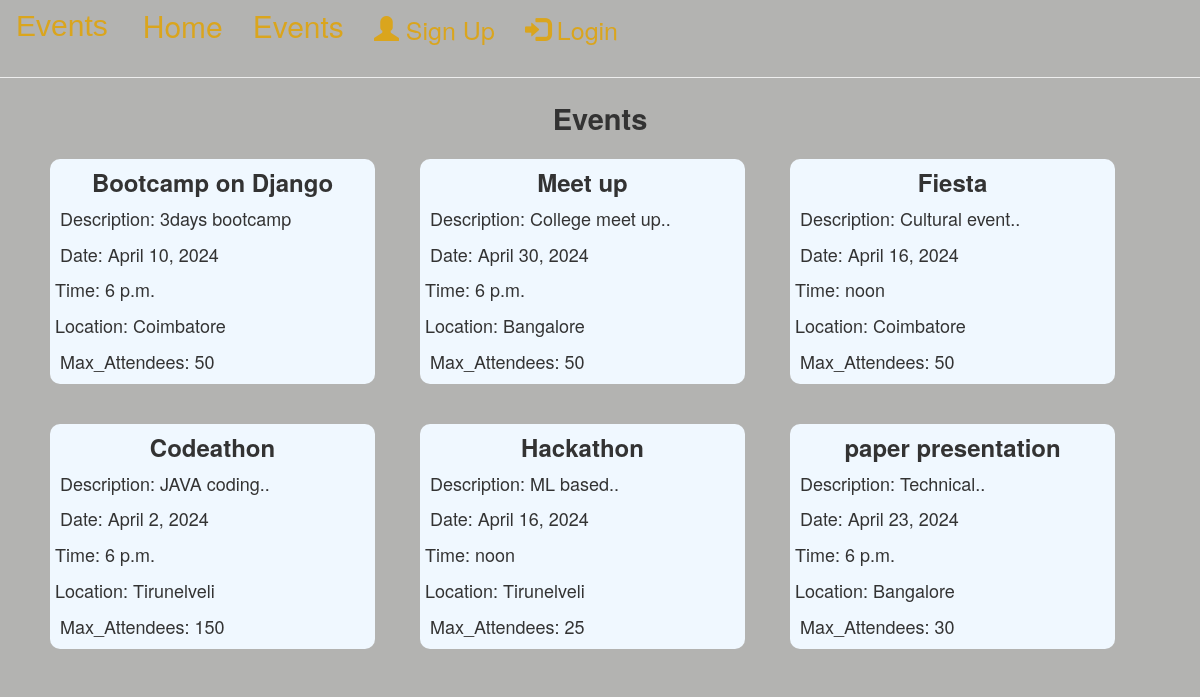
Screenshot of /event/ with the database file from the repository.
### eventapp/models.py (models this page shows, shortened)
class Event(models.Model):
    title=models.CharField(max_length=50)
    desc=models.CharField(max_length=100)
    date=models.DateField()
    time=models.TimeField()
    location=models.CharField(max_length=50)
    attendees=models.IntegerField()

### eventapp/views.py (the view)
# urls.py: path('event/',views.event,name='event'),
def event(request):
    dict_eve={
        'eve':Event.objects.all()
    }
    return render(request,'event.html',dict_eve)

### template/event.html (shortened to what this page needs)
{% extends 'base.html' %}
{%block content%}
<div class="text-center" style="font-size: 29px;font-weight: 600;">Events</div>
<div class="container">
    {% for i in eve%}
<div style="width: 32.5rem; display:inline-block;margin: 20px;background-color: aliceblue;border-radius: 10px;">
    <div class="card-body">
      <h5 class="card text-center" style="font-size: 24px;font-weight: 600;">{{i.title}}</h5>
      <p class="card-text">&nbsp; Description: {{i.desc}}</p>
      <p class="card-date">&nbsp; Date: {{i.date}}</p>
      <p class="card-time">&nbsp;Time: {{i.time}}</p>
      <p class="card-location">&nbsp;Location: {{i.location}}</p>
      <p class="card-attendees">&nbsp; Max_Attendees: {{i.attendees}}</p>
    </div>
  </div>
  {% endfor %}
{% endblock %}

### template/base.html (shortened to what this page needs)
{% load static%}
<!DOCTYPE html>
<html lang="en">
<head>
    <link rel="stylesheet" href="https://maxcdn.bootstrapcdn.com/bootstrap/3.4.1/css/bootstrap.min.css">
    <link href="https://cdnjs.cloudflare.com/ajax/libs/font-awesome/5.15.0/css/all.min.css" rel="stylesheet">
</head>
<body>
    <nav class="navbar navbar-bg-light">
  <div class="container-fluid ">
    <div class="navbar-header ">
      <a class="navbar-brand" style="font-size: 30px;" href="#">Events</a>
    </div>
    <ul class="nav navbar-nav mx-auto ">
      <li class="active"><a style="font-size: 30px;" href="{% url 'index' %}">Home</a></li>
      <li><a href="{% url 'event' %}" style="font-size: 30px;">Events</a></li>
      {% if user.is_authenticated %}
      <li ><a href="{% url 'booking' %}" style="font-size: 30px;">Booking</a></li>
      <li><a href="{% url 'logout' %}" style="font-size: 25px;"><span class="glyphicon glyphicon-log-out"></span> LogOut</a></li>
      </ul>
      <h3>&nbsp; &nbsp; &nbsp; &nbsp; &nbsp; &nbsp; &nbsp; &nbsp; &nbsp; &nbsp; &nbsp; &nbsp; &nbsp; &nbsp; &nbsp; &nbsp; &nbsp; &nbsp; &nbsp; &nbsp; &nbsp; &nbsp; &nbsp; &nbsp; &nbsp; &nbsp; &nbsp; &nbsp; &nbsp; &nbsp; &nbsp; &nbsp; &nbsp; &nbsp; &nbsp; &nbsp; &nbsp; &nbsp; &nbsp; &nbsp; &nbsp; &nbsp; &nbsp; &nbsp; &nbsp; &nbsp; &nbsp; &nbsp; &nbsp; &nbsp; &nbsp; &nbsp; &nbsp; {{user.username}}</h3>
    {% else %}
    <ul class="nav navbar-nav navbar-right">
      <li><a href="{% url 'register' %}" style="font-size: 25px;"><span class="glyphicon glyphicon-user"></span> Sign Up</a></li>
      <li><a href="{% url 'login' %}" style="font-size: 25px;"><span class="glyphicon glyphicon-log-in"></span> Login</a></li>
    </ul>
    {% endif %}
  </div>
</nav>
<hr>
{%block content%}
{% endblock %}
</body>
</html>

### template/base.html (style rules this page uses)
.nav li a { color: rgba(224, 162, 4, 0.852); font-size: 20px; }
.navbar-brand { color: rgba(224, 162, 4, 0.852); font-size: 25px; font-family: Impact, Haettenschweiler, 'Arial Narrow Bold', sans-serif; }
body { background-color: rgba(67, 67, 60,.4); font-size: large; }

### rows the page displays
Event: title "Bootcamp on Django", desc "3days bootcamp", date "April 10, 2024", time "6 p.m.", location "Coimbatore", attendees "50"
Event: title "Meet up", desc "College meet up..", date "April 30, 2024", time "6 p.m.", location "Bangalore", attendees "50"
Event: title "Fiesta", desc "Cultural event..", date "April 16, 2024", time "noon", location "Coimbatore", attendees "50"
Event: title "Codeathon", desc "JAVA coding..", date "April 2, 2024", time "6 p.m.", location "Tirunelveli", attendees "150"
Event: title "Hackathon", desc "ML based..", date "April 16, 2024", time "noon", location "Tirunelveli", attendees "25"
Event: title "paper presentation", desc "Technical..", date "April 23, 2024", time "6 p.m.", location "Bangalore", attendees "30"
